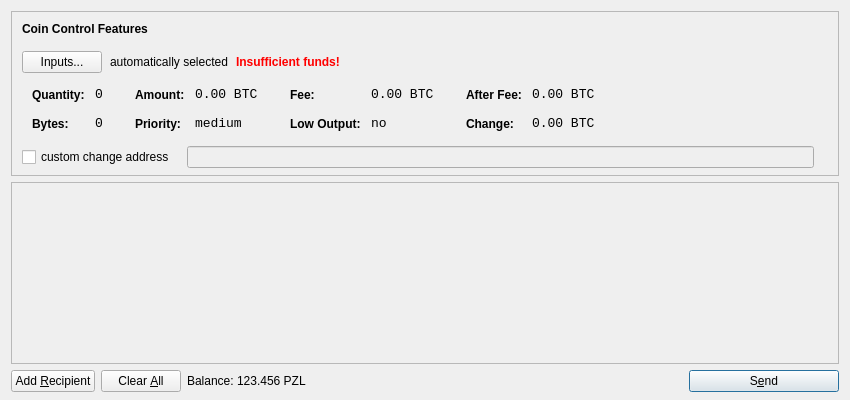
<?xml version="1.0" encoding="UTF-8"?>
<ui version="4.0">
 <class>SendCoinsDialog</class>
 <widget class="QDialog" name="SendCoinsDialog">
  <property name="geometry">
   <rect>
    <x>0</x>
    <y>0</y>
    <width>850</width>
    <height>400</height>
   </rect>
  </property>
  <property name="windowTitle">
   <string>Send Coins</string>
  </property>
  <layout class="QVBoxLayout" name="verticalLayout" stretch="0,1,0">
   <property name="bottomMargin">
    <number>8</number>
   </property>
   <item>
    <widget class="QFrame" name="frameCoinControl">
     <property name="sizePolicy">
      <sizepolicy hsizetype="Expanding" vsizetype="Expanding">
       <horstretch>0</horstretch>
       <verstretch>0</verstretch>
      </sizepolicy>
     </property>
     <property name="maximumSize">
      <size>
       <width>16777215</width>
       <height>16777215</height>
      </size>
     </property>
     <property name="frameShape">
      <enum>QFrame::StyledPanel</enum>
     </property>
     <property name="frameShadow">
      <enum>QFrame::Sunken</enum>
     </property>
     <layout class="QVBoxLayout" name="verticalLayoutCoinControl2">
      <property name="spacing">
       <number>-1</number>
      </property>
      <property name="leftMargin">
       <number>0</number>
      </property>
      <property name="topMargin">
       <number>0</number>
      </property>
      <property name="rightMargin">
       <number>0</number>
      </property>
      <property name="bottomMargin">
       <number>6</number>
      </property>
      <item>
       <layout class="QVBoxLayout" name="verticalLayoutCoinControl" stretch="0,0,0,0,1">
        <property name="spacing">
         <number>0</number>
        </property>
        <property name="leftMargin">
         <number>10</number>
        </property>
        <property name="topMargin">
         <number>10</number>
        </property>
        <item>
         <layout class="QHBoxLayout" name="horizontalLayoutCoinControl1">
          <property name="bottomMargin">
           <number>15</number>
          </property>
          <item>
           <widget class="QLabel" name="labelCoinControlFeatures">
            <property name="sizePolicy">
             <sizepolicy hsizetype="Preferred" vsizetype="Maximum">
              <horstretch>0</horstretch>
              <verstretch>0</verstretch>
             </sizepolicy>
            </property>
            <property name="font">
             <font>
              <weight>75</weight>
              <bold>true</bold>
             </font>
            </property>
            <property name="styleSheet">
             <string notr="true">font-weight:bold;</string>
            </property>
            <property name="text">
             <string>Coin Control Features</string>
            </property>
           </widget>
          </item>
         </layout>
        </item>
        <item>
         <layout class="QHBoxLayout" name="horizontalLayoutCoinControl2" stretch="0,0,0,0">
          <property name="spacing">
           <number>8</number>
          </property>
          <property name="bottomMargin">
           <number>10</number>
          </property>
          <item>
           <widget class="QPushButton" name="pushButtonCoinControl">
            <property name="styleSheet">
             <string notr="true"/>
            </property>
            <property name="text">
             <string>Inputs...</string>
            </property>
           </widget>
          </item>
          <item>
           <widget class="QLabel" name="labelCoinControlAutomaticallySelected">
            <property name="text">
             <string>automatically selected</string>
            </property>
            <property name="margin">
             <number>5</number>
            </property>
           </widget>
          </item>
          <item>
           <widget class="QLabel" name="labelCoinControlInsuffFunds">
            <property name="font">
             <font>
              <weight>75</weight>
              <bold>true</bold>
             </font>
            </property>
            <property name="styleSheet">
             <string notr="true">color:red;font-weight:bold;</string>
            </property>
            <property name="text">
             <string>Insufficient funds!</string>
            </property>
            <property name="margin">
             <number>5</number>
            </property>
           </widget>
          </item>
          <item>
           <spacer name="horizontalSpacerCoinControl">
            <property name="orientation">
             <enum>Qt::Horizontal</enum>
            </property>
            <property name="sizeHint" stdset="0">
             <size>
              <width>40</width>
              <height>1</height>
             </size>
            </property>
           </spacer>
          </item>
         </layout>
        </item>
        <item>
         <widget class="QWidget" name="widgetCoinControl" native="true">
          <property name="sizePolicy">
           <sizepolicy hsizetype="Preferred" vsizetype="Preferred">
            <horstretch>0</horstretch>
            <verstretch>0</verstretch>
           </sizepolicy>
          </property>
          <property name="minimumSize">
           <size>
            <width>0</width>
            <height>0</height>
           </size>
          </property>
          <property name="styleSheet">
           <string notr="true"/>
          </property>
          <layout class="QHBoxLayout" name="horizontalLayoutCoinControl5">
           <property name="margin">
            <number>0</number>
           </property>
           <item>
            <layout class="QHBoxLayout" name="horizontalLayoutCoinControl3" stretch="0,0,0,1">
             <property name="spacing">
              <number>20</number>
             </property>
             <property name="topMargin">
              <number>0</number>
             </property>
             <property name="bottomMargin">
              <number>10</number>
             </property>
             <item>
              <layout class="QFormLayout" name="formLayoutCoinControl1">
               <property name="horizontalSpacing">
                <number>10</number>
               </property>
               <property name="verticalSpacing">
                <number>14</number>
               </property>
               <property name="leftMargin">
                <number>10</number>
               </property>
               <property name="topMargin">
                <number>4</number>
               </property>
               <property name="rightMargin">
                <number>6</number>
               </property>
               <item row="0" column="0">
                <widget class="QLabel" name="labelCoinControlQuantityText">
                 <property name="styleSheet">
                  <string notr="true">font-weight:bold;</string>
                 </property>
                 <property name="text">
                  <string>Quantity:</string>
                 </property>
                 <property name="margin">
                  <number>0</number>
                 </property>
                </widget>
               </item>
               <item row="0" column="1">
                <widget class="QLabel" name="labelCoinControlQuantity">
                 <property name="font">
                  <font>
                   <family>Monospace</family>
                   <pointsize>10</pointsize>
                  </font>
                 </property>
                 <property name="cursor">
                  <cursorShape>IBeamCursor</cursorShape>
                 </property>
                 <property name="contextMenuPolicy">
                  <enum>Qt::ActionsContextMenu</enum>
                 </property>
                 <property name="text">
                  <string notr="true">0</string>
                 </property>
                 <property name="margin">
                  <number>0</number>
                 </property>
                 <property name="textInteractionFlags">
                  <set>Qt::LinksAccessibleByMouse|Qt::TextSelectableByKeyboard|Qt::TextSelectableByMouse</set>
                 </property>
                </widget>
               </item>
               <item row="1" column="0">
                <widget class="QLabel" name="labelCoinControlBytesText">
                 <property name="styleSheet">
                  <string notr="true">font-weight:bold;</string>
                 </property>
                 <property name="text">
                  <string>Bytes:</string>
                 </property>
                </widget>
               </item>
               <item row="1" column="1">
                <widget class="QLabel" name="labelCoinControlBytes">
                 <property name="font">
                  <font>
                   <family>Monospace</family>
                   <pointsize>10</pointsize>
                  </font>
                 </property>
                 <property name="cursor">
                  <cursorShape>IBeamCursor</cursorShape>
                 </property>
                 <property name="contextMenuPolicy">
                  <enum>Qt::ActionsContextMenu</enum>
                 </property>
                 <property name="text">
                  <string notr="true">0</string>
                 </property>
                 <property name="textInteractionFlags">
                  <set>Qt::LinksAccessibleByMouse|Qt::TextSelectableByKeyboard|Qt::TextSelectableByMouse</set>
                 </property>
                </widget>
               </item>
              </layout>
             </item>
             <item>
              <layout class="QFormLayout" name="formLayoutCoinControl2">
               <property name="horizontalSpacing">
                <number>10</number>
               </property>
               <property name="verticalSpacing">
                <number>14</number>
               </property>
               <property name="leftMargin">
                <number>6</number>
               </property>
               <property name="topMargin">
                <number>4</number>
               </property>
               <property name="rightMargin">
                <number>6</number>
               </property>
               <item row="0" column="0">
                <widget class="QLabel" name="labelCoinControlAmountText">
                 <property name="styleSheet">
                  <string notr="true">font-weight:bold;</string>
                 </property>
                 <property name="text">
                  <string>Amount:</string>
                 </property>
                 <property name="margin">
                  <number>0</number>
                 </property>
                </widget>
               </item>
               <item row="0" column="1">
                <widget class="QLabel" name="labelCoinControlAmount">
                 <property name="font">
                  <font>
                   <family>Monospace</family>
                   <pointsize>10</pointsize>
                  </font>
                 </property>
                 <property name="cursor">
                  <cursorShape>IBeamCursor</cursorShape>
                 </property>
                 <property name="contextMenuPolicy">
                  <enum>Qt::ActionsContextMenu</enum>
                 </property>
                 <property name="text">
                  <string notr="true">0.00 BTC</string>
                 </property>
                 <property name="textInteractionFlags">
                  <set>Qt::LinksAccessibleByMouse|Qt::TextSelectableByKeyboard|Qt::TextSelectableByMouse</set>
                 </property>
                </widget>
               </item>
               <item row="1" column="0">
                <widget class="QLabel" name="labelCoinControlPriorityText">
                 <property name="styleSheet">
                  <string notr="true">font-weight:bold;</string>
                 </property>
                 <property name="text">
                  <string>Priority:</string>
                 </property>
                </widget>
               </item>
               <item row="1" column="1">
                <widget class="QLabel" name="labelCoinControlPriority">
                 <property name="font">
                  <font>
                   <family>Monospace</family>
                   <pointsize>10</pointsize>
                  </font>
                 </property>
                 <property name="cursor">
                  <cursorShape>IBeamCursor</cursorShape>
                 </property>
                 <property name="contextMenuPolicy">
                  <enum>Qt::ActionsContextMenu</enum>
                 </property>
                 <property name="text">
                  <string>medium</string>
                 </property>
                 <property name="textInteractionFlags">
                  <set>Qt::LinksAccessibleByMouse|Qt::TextSelectableByKeyboard|Qt::TextSelectableByMouse</set>
                 </property>
                </widget>
               </item>
              </layout>
             </item>
             <item>
              <layout class="QFormLayout" name="formLayoutCoinControl3">
               <property name="horizontalSpacing">
                <number>10</number>
               </property>
               <property name="verticalSpacing">
                <number>14</number>
               </property>
               <property name="leftMargin">
                <number>6</number>
               </property>
               <property name="topMargin">
                <number>4</number>
               </property>
               <property name="rightMargin">
                <number>6</number>
               </property>
               <item row="0" column="0">
                <widget class="QLabel" name="labelCoinControlFeeText">
                 <property name="styleSheet">
                  <string notr="true">font-weight:bold;</string>
                 </property>
                 <property name="text">
                  <string>Fee:</string>
                 </property>
                 <property name="margin">
                  <number>0</number>
                 </property>
                </widget>
               </item>
               <item row="0" column="1">
                <widget class="QLabel" name="labelCoinControlFee">
                 <property name="font">
                  <font>
                   <family>Monospace</family>
                   <pointsize>10</pointsize>
                  </font>
                 </property>
                 <property name="cursor">
                  <cursorShape>IBeamCursor</cursorShape>
                 </property>
                 <property name="contextMenuPolicy">
                  <enum>Qt::ActionsContextMenu</enum>
                 </property>
                 <property name="text">
                  <string notr="true">0.00 BTC</string>
                 </property>
                 <property name="textInteractionFlags">
                  <set>Qt::LinksAccessibleByMouse|Qt::TextSelectableByKeyboard|Qt::TextSelectableByMouse</set>
                 </property>
                </widget>
               </item>
               <item row="1" column="0">
                <widget class="QLabel" name="labelCoinControlLowOutputText">
                 <property name="styleSheet">
                  <string notr="true">font-weight:bold;</string>
                 </property>
                 <property name="text">
                  <string>Low Output:</string>
                 </property>
                </widget>
               </item>
               <item row="1" column="1">
                <widget class="QLabel" name="labelCoinControlLowOutput">
                 <property name="font">
                  <font>
                   <family>Monospace</family>
                   <pointsize>10</pointsize>
                  </font>
                 </property>
                 <property name="cursor">
                  <cursorShape>IBeamCursor</cursorShape>
                 </property>
                 <property name="contextMenuPolicy">
                  <enum>Qt::ActionsContextMenu</enum>
                 </property>
                 <property name="text">
                  <string>no</string>
                 </property>
                 <property name="textInteractionFlags">
                  <set>Qt::LinksAccessibleByMouse|Qt::TextSelectableByKeyboard|Qt::TextSelectableByMouse</set>
                 </property>
                </widget>
               </item>
              </layout>
             </item>
             <item>
              <layout class="QFormLayout" name="formLayoutCoinControl4">
               <property name="horizontalSpacing">
                <number>10</number>
               </property>
               <property name="verticalSpacing">
                <number>14</number>
               </property>
               <property name="leftMargin">
                <number>6</number>
               </property>
               <property name="topMargin">
                <number>4</number>
               </property>
               <property name="rightMargin">
                <number>6</number>
               </property>
               <item row="0" column="0">
                <widget class="QLabel" name="labelCoinControlAfterFeeText">
                 <property name="styleSheet">
                  <string notr="true">font-weight:bold;</string>
                 </property>
                 <property name="text">
                  <string>After Fee:</string>
                 </property>
                 <property name="margin">
                  <number>0</number>
                 </property>
                </widget>
               </item>
               <item row="0" column="1">
                <widget class="QLabel" name="labelCoinControlAfterFee">
                 <property name="font">
                  <font>
                   <family>Monospace</family>
                   <pointsize>10</pointsize>
                  </font>
                 </property>
                 <property name="cursor">
                  <cursorShape>IBeamCursor</cursorShape>
                 </property>
                 <property name="contextMenuPolicy">
                  <enum>Qt::ActionsContextMenu</enum>
                 </property>
                 <property name="text">
                  <string notr="true">0.00 BTC</string>
                 </property>
                 <property name="textInteractionFlags">
                  <set>Qt::LinksAccessibleByMouse|Qt::TextSelectableByKeyboard|Qt::TextSelectableByMouse</set>
                 </property>
                </widget>
               </item>
               <item row="1" column="0">
                <widget class="QLabel" name="labelCoinControlChangeText">
                 <property name="styleSheet">
                  <string notr="true">font-weight:bold;</string>
                 </property>
                 <property name="text">
                  <string>Change:</string>
                 </property>
                </widget>
               </item>
               <item row="1" column="1">
                <widget class="QLabel" name="labelCoinControlChange">
                 <property name="font">
                  <font>
                   <family>Monospace</family>
                   <pointsize>10</pointsize>
                  </font>
                 </property>
                 <property name="cursor">
                  <cursorShape>IBeamCursor</cursorShape>
                 </property>
                 <property name="contextMenuPolicy">
                  <enum>Qt::ActionsContextMenu</enum>
                 </property>
                 <property name="text">
                  <string notr="true">0.00 BTC</string>
                 </property>
                 <property name="textInteractionFlags">
                  <set>Qt::LinksAccessibleByMouse|Qt::TextSelectableByKeyboard|Qt::TextSelectableByMouse</set>
                 </property>
                </widget>
               </item>
              </layout>
             </item>
            </layout>
           </item>
          </layout>
         </widget>
        </item>
        <item>
         <layout class="QHBoxLayout" name="horizontalLayoutCoinControl4" stretch="0,0,0">
          <property name="spacing">
           <number>12</number>
          </property>
          <property name="sizeConstraint">
           <enum>QLayout::SetDefaultConstraint</enum>
          </property>
          <property name="topMargin">
           <number>5</number>
          </property>
          <property name="rightMargin">
           <number>5</number>
          </property>
          <item>
           <widget class="QCheckBox" name="checkBoxCoinControlChange">
            <property name="text">
             <string>custom change address</string>
            </property>
           </widget>
          </item>
          <item>
           <widget class="QLineEdit" name="lineEditCoinControlChange">
            <property name="enabled">
             <bool>false</bool>
            </property>
            <property name="sizePolicy">
             <sizepolicy hsizetype="Expanding" vsizetype="Fixed">
              <horstretch>0</horstretch>
              <verstretch>0</verstretch>
             </sizepolicy>
            </property>
           </widget>
          </item>
          <item>
           <widget class="QLabel" name="labelCoinControlChangeLabel">
            <property name="sizePolicy">
             <sizepolicy hsizetype="Preferred" vsizetype="Expanding">
              <horstretch>0</horstretch>
              <verstretch>0</verstretch>
             </sizepolicy>
            </property>
            <property name="minimumSize">
             <size>
              <width>0</width>
              <height>0</height>
             </size>
            </property>
            <property name="text">
             <string/>
            </property>
            <property name="margin">
             <number>3</number>
            </property>
           </widget>
          </item>
         </layout>
        </item>
        <item>
         <spacer name="verticalSpacerCoinControl">
          <property name="orientation">
           <enum>Qt::Vertical</enum>
          </property>
          <property name="sizeHint" stdset="0">
           <size>
            <width>800</width>
            <height>1</height>
           </size>
          </property>
         </spacer>
        </item>
       </layout>
      </item>
     </layout>
    </widget>
   </item>
   <item>
    <widget class="QScrollArea" name="scrollArea">
     <property name="widgetResizable">
      <bool>true</bool>
     </property>
     <widget class="QWidget" name="scrollAreaWidgetContents">
      <property name="geometry">
       <rect>
        <x>0</x>
        <y>0</y>
        <width>830</width>
        <height>165</height>
       </rect>
      </property>
      <layout class="QVBoxLayout" name="verticalLayout_2">
       <property name="margin">
        <number>0</number>
       </property>
       <item>
        <layout class="QVBoxLayout" name="entries">
         <property name="spacing">
          <number>6</number>
         </property>
        </layout>
       </item>
       <item>
        <spacer name="verticalSpacer">
         <property name="orientation">
          <enum>Qt::Vertical</enum>
         </property>
         <property name="sizeHint" stdset="0">
          <size>
           <width>20</width>
           <height>40</height>
          </size>
         </property>
        </spacer>
       </item>
      </layout>
     </widget>
    </widget>
   </item>
   <item>
    <layout class="QHBoxLayout" name="horizontalLayout">
     <item>
      <widget class="QPushButton" name="addButton">
       <property name="toolTip">
        <string>Send to multiple recipients at once</string>
       </property>
       <property name="text">
        <string>Add &amp;Recipient</string>
       </property>
       <property name="icon">
        <iconset resource="../bitcoin.qrc">
         <normaloff>:/icons/add</normaloff>:/icons/add</iconset>
       </property>
       <property name="autoDefault">
        <bool>false</bool>
       </property>
      </widget>
     </item>
     <item>
      <widget class="QPushButton" name="clearButton">
       <property name="sizePolicy">
        <sizepolicy hsizetype="Minimum" vsizetype="Fixed">
         <horstretch>0</horstretch>
         <verstretch>0</verstretch>
        </sizepolicy>
       </property>
       <property name="toolTip">
        <string>Remove all transaction fields</string>
       </property>
       <property name="text">
        <string>Clear &amp;All</string>
       </property>
       <property name="icon">
        <iconset resource="../bitcoin.qrc">
         <normaloff>:/icons/remove</normaloff>:/icons/remove</iconset>
       </property>
       <property name="autoRepeatDelay">
        <number>300</number>
       </property>
       <property name="autoDefault">
        <bool>false</bool>
       </property>
      </widget>
     </item>
     <item>
      <layout class="QHBoxLayout" name="horizontalLayout_2">
       <property name="spacing">
        <number>3</number>
       </property>
       <item>
        <widget class="QLabel" name="label">
         <property name="text">
          <string>Balance:</string>
         </property>
        </widget>
       </item>
       <item>
        <widget class="QLabel" name="labelBalance">
         <property name="cursor">
          <cursorShape>IBeamCursor</cursorShape>
         </property>
         <property name="text">
          <string>123.456 PZL</string>
         </property>
         <property name="textInteractionFlags">
          <set>Qt::LinksAccessibleByMouse|Qt::TextSelectableByKeyboard|Qt::TextSelectableByMouse</set>
         </property>
        </widget>
       </item>
      </layout>
     </item>
     <item>
      <spacer name="horizontalSpacer">
       <property name="orientation">
        <enum>Qt::Horizontal</enum>
       </property>
       <property name="sizeHint" stdset="0">
        <size>
         <width>40</width>
         <height>20</height>
        </size>
       </property>
      </spacer>
     </item>
     <item>
      <widget class="QPushButton" name="sendButton">
       <property name="minimumSize">
        <size>
         <width>150</width>
         <height>0</height>
        </size>
       </property>
       <property name="toolTip">
        <string>Confirm the send action</string>
       </property>
       <property name="text">
        <string>S&amp;end</string>
       </property>
       <property name="icon">
        <iconset resource="../bitcoin.qrc">
         <normaloff>:/icons/send</normaloff>:/icons/send</iconset>
       </property>
       <property name="default">
        <bool>true</bool>
       </property>
      </widget>
     </item>
    </layout>
   </item>
  </layout>
 </widget>
 <resources>
  <include location="../bitcoin.qrc"/>
 </resources>
 <connections/>
</ui>
